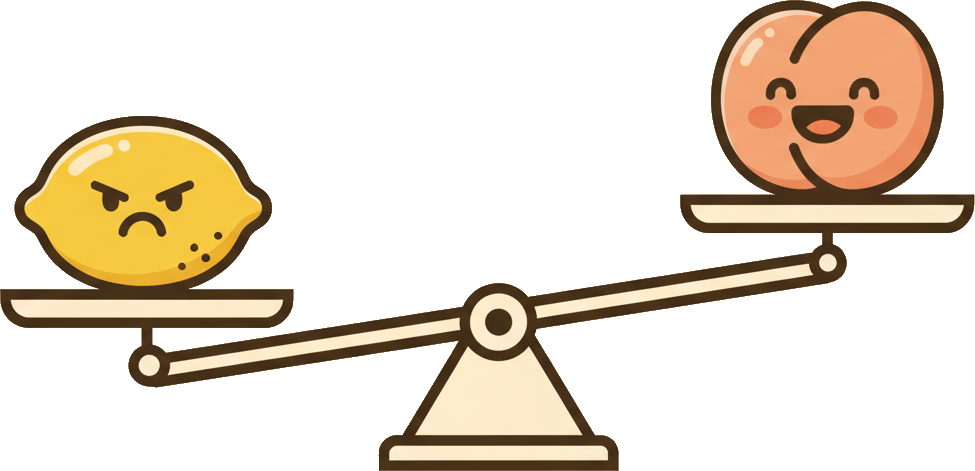
#> input picture assets/img/balance.webp, 975 x 471 px, given in place of screen.png, which was not available
$ python process-illustrations-v2.py
#> lines starting #> are read from the running program, lines starting #| are printed output that depends on the picture; pictures that were not available may be replaced by others from this repository, and a replacement may not be noted
#!/usr/bin/env python3
"""Process Stitch set V2. Characters: knock background out to transparency.
Backgrounds: crop to the intended wide aspect ratio. Rerunnable.
Source: 'stitch_lemon_man_illustration_set V2/'  ->  assets/img/"""
import os, glob
from PIL import Image, ImageDraw

ROOT = os.path.dirname(os.path.dirname(os.path.abspath(__file__)))
SRC  = os.path.join(ROOT, "stitch_lemon_man_illustration_set V2")
OUT  = os.path.join(ROOT, "assets", "img")

def find(sub):
    for d in sorted(glob.glob(os.path.join(SRC, "*"))):
        if sub in os.path.basename(d):
            p = os.path.join(d, "screen.png")
            if os.path.exists(p):
                return p
    return None

def knockout(img, thresh=150):
    img = img.convert("RGBA")
    w, h = img.size
    seeds = [(0,0),(w-1,0),(0,h-1),(w-1,h-1),(w//2,0),(w//2,h-1),(0,h//2),(w-1,h//2),
             (w//4,0),(3*w//4,0),(w//4,h-1),(3*w//4,h-1)]
    for s in seeds:
        try: ImageDraw.floodfill(img, s, (0,0,0,0), thresh=thresh)
        except Exception: pass
    return img

def save(img, name, maxdim):
    if max(img.size) > maxdim:
        r = maxdim / max(img.size)
        img = img.resize((round(img.size[0]*r), round(img.size[1]*r)), Image.LANCZOS)
    img.save(os.path.join(OUT, name), optimize=True)
    print(f"  {name:22s} {img.size}")

# --- Characters: knock out background ---
CHARS = [
    ("trio._modern_flat_vector_cartoon_illustration._three_3", "peach-workers.png", 1500),
    ("a2_lemon_man_the_fair_mediator", "mediator.png", 1100),   # picks _1; refined below
    ("a3_a_lemon_having_its_say",      "lemon-says.png",  620),
    ("a4_a_peach_celebrating",         "peach-cheer.png", 640),
    ("a5_the_good_hire_handshake",     "handshake.png",  1100),
    ("a6_lemon_man_gives_the_all_clear","lemon-man-clear.png", 640),
]
# explicit variant picks
PICK = {
    "mediator.png":  "a2_lemon_man_the_fair_mediator._modern_flat_vector_cartoon_illustration_of_the_2",
    "handshake.png": "a5_the_good_hire_handshake._modern_flat_vector_cartoon_illustration_of_the_1",
}
print("characters:")
for sub, name, maxd in CHARS:
    src = os.path.join(SRC, PICK[name], "screen.png") if name in PICK else find(sub)
    if not src or not os.path.exists(src):
        print("  MISSING", name); continue
    img = knockout(Image.open(src), 205 if name == "mediator.png" else 150)
    bb = img.getbbox()
    if bb: img = img.crop(bb)
    save(img, name, maxd)

# --- Backgrounds: crop to intended aspect, keep the cream (these are scenes) ---
print("backgrounds:")
# b1 grove -> keep the bottom strip (trees + sky), aim ~2.2:1
b1 = Image.open(os.path.join(SRC,
    "b1_soft_lemon_grove_backdrop._very_wide_aspect_ratio_illustration_of_a_gentle",
    "screen.png")).convert("RGB")
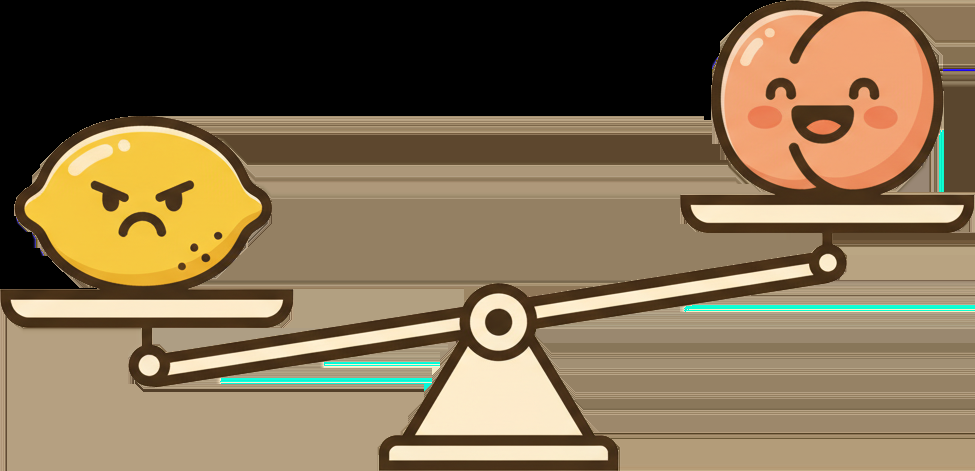
#> b1: PIL image 975x471 RGB; mean R, G, B 131.2, 111.7, 82.1
w, h = b1.size
#> w = 975; h = 471
b1 = b1.crop((0, h - 612, w, h))
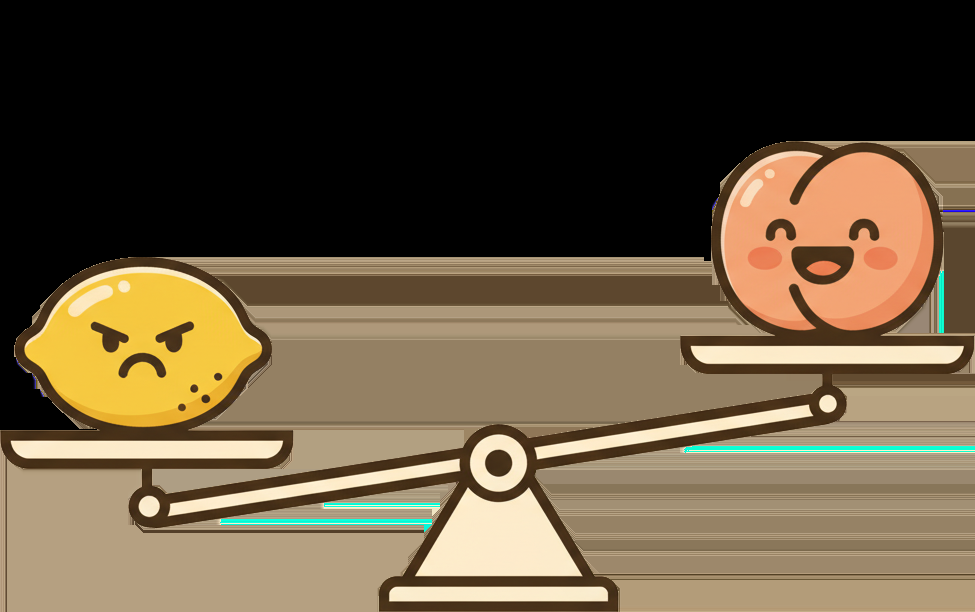
#> b1: PIL image 975x612 RGB; mean R, G, B 101, 86, 63.2
save(b1, "grove-bg.png", 1600)
#|   grove-bg.png           (975, 612)

# b2 band -> auto-detect content rows by difference from the cream, crop to that band
b2 = Image.open(os.path.join(SRC,
    "b2_decorative_section_band._very_wide_panoramic_horizontal_strip_5_1_rendered",
    "screen.png")).convert("RGB")
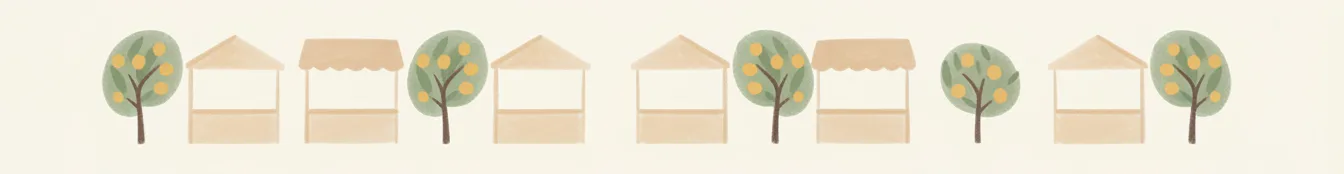
#> input picture assets/img/band-bg.webp, 1344 x 174 px, given in place of screen.png, which was not available
#> b2 is the input picture: PIL image 1344x174 RGB; mean R, G, B 236.9, 230.9, 213.1
w, h = b2.size
#> w = 1344; h = 174
px = b2.load()
cr = px[4, 4]
#> cr = (247, 243, 235)
def cdiff(p): return abs(p[0]-cr[0]) + abs(p[1]-cr[1]) + abs(p[2]-cr[2])
rows = [y for y in range(h) if any(cdiff(px[x, y]) > 42 for x in range(0, w, 3))]
#> rows = 115 values from 30 to 144
top = max(0, min(rows) - 30); bot = min(h, max(rows) + 30)
#> after `top = max(0, min(rows) - 30)`: top = 0
#> after `bot = min(h, max(rows) + 30)`: bot = 174
b2 = b2.crop((0, top, w, bot))
save(b2, "band-bg.png", 1600)
#|   band-bg.png            (1344, 174)

# b3 confetti -> keep the cream; used as a full section background panel
b3 = Image.open(os.path.join(SRC,
    "b3_citrus_confetti_panel._square_1_1_pattern_of_scattered_tiny_citrus_motifs",
    "screen.png")).convert("RGB")
save(b3, "confetti.png", 900)
#|   confetti.png           (900, 117)

print("done")
